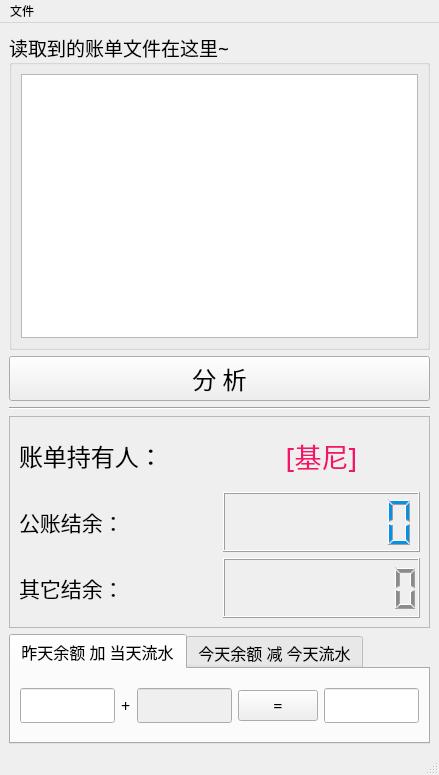
<?xml version="1.0" encoding="UTF-8"?>
<ui version="4.0">
 <class>MainWindow</class>
 <widget class="QMainWindow" name="MainWindow">
  <property name="geometry">
   <rect>
    <x>0</x>
    <y>0</y>
    <width>439</width>
    <height>775</height>
   </rect>
  </property>
  <property name="windowTitle">
   <string>账单分析器</string>
  </property>
  <widget class="QWidget" name="centralwidget">
   <layout class="QVBoxLayout" name="verticalLayout_2" stretch="3,1,1,2,0">
    <item>
     <widget class="QGroupBox" name="groupBox">
      <property name="sizePolicy">
       <sizepolicy hsizetype="Preferred" vsizetype="Preferred">
        <horstretch>0</horstretch>
        <verstretch>0</verstretch>
       </sizepolicy>
      </property>
      <property name="font">
       <font>
        <family>微软雅黑</family>
        <pointsize>14</pointsize>
       </font>
      </property>
      <property name="title">
       <string>读取到的账单文件在这里~</string>
      </property>
      <layout class="QHBoxLayout" name="horizontalLayout">
       <item>
        <widget class="QListWidget" name="l01">
         <property name="sizePolicy">
          <sizepolicy hsizetype="Expanding" vsizetype="Expanding">
           <horstretch>0</horstretch>
           <verstretch>0</verstretch>
          </sizepolicy>
         </property>
         <property name="resizeMode">
          <enum>QListView::Adjust</enum>
         </property>
         <property name="spacing">
          <number>12</number>
         </property>
         <property name="viewMode">
          <enum>QListView::ListMode</enum>
         </property>
         <property name="modelColumn">
          <number>0</number>
         </property>
         <property name="itemAlignment">
          <set>Qt::AlignLeading</set>
         </property>
        </widget>
       </item>
      </layout>
     </widget>
    </item>
    <item>
     <widget class="QPushButton" name="b01">
      <property name="sizePolicy">
       <sizepolicy hsizetype="Minimum" vsizetype="Fixed">
        <horstretch>0</horstretch>
        <verstretch>0</verstretch>
       </sizepolicy>
      </property>
      <property name="minimumSize">
       <size>
        <width>0</width>
        <height>45</height>
       </size>
      </property>
      <property name="font">
       <font>
        <family>微软雅黑</family>
        <pointsize>18</pointsize>
        <weight>50</weight>
        <bold>false</bold>
       </font>
      </property>
      <property name="text">
       <string>分 析</string>
      </property>
      <property name="checkable">
       <bool>false</bool>
      </property>
      <property name="checked">
       <bool>false</bool>
      </property>
      <property name="autoDefault">
       <bool>true</bool>
      </property>
     </widget>
    </item>
    <item>
     <widget class="Line" name="line">
      <property name="orientation">
       <enum>Qt::Horizontal</enum>
      </property>
     </widget>
    </item>
    <item>
     <widget class="QFrame" name="frame1">
      <property name="enabled">
       <bool>true</bool>
      </property>
      <property name="minimumSize">
       <size>
        <width>0</width>
        <height>142</height>
       </size>
      </property>
      <property name="frameShape">
       <enum>QFrame::StyledPanel</enum>
      </property>
      <property name="frameShadow">
       <enum>QFrame::Raised</enum>
      </property>
      <layout class="QVBoxLayout" name="verticalLayout_3">
       <item>
        <layout class="QVBoxLayout" name="verticalLayout" stretch="1,1,1">
         <property name="sizeConstraint">
          <enum>QLayout::SetMaximumSize</enum>
         </property>
         <item>
          <layout class="QHBoxLayout" name="horizontalLayout_2">
           <item>
            <widget class="QLabel" name="label">
             <property name="font">
              <font>
               <family>微软雅黑</family>
               <pointsize>18</pointsize>
              </font>
             </property>
             <property name="text">
              <string>账单持有人：</string>
             </property>
             <property name="margin">
              <number>7</number>
             </property>
            </widget>
           </item>
           <item>
            <widget class="QLabel" name="pname">
             <property name="font">
              <font>
               <family>微软雅黑</family>
               <pointsize>20</pointsize>
              </font>
             </property>
             <property name="styleSheet">
              <string notr="true">color: rgb(243, 21, 106)</string>
             </property>
             <property name="frameShadow">
              <enum>QFrame::Plain</enum>
             </property>
             <property name="text">
              <string>[基尼]</string>
             </property>
             <property name="alignment">
              <set>Qt::AlignCenter</set>
             </property>
             <property name="setStyleSheet" stdset="0">
              <string>&quot;color:green&quot;</string>
             </property>
            </widget>
           </item>
          </layout>
         </item>
         <item>
          <layout class="QHBoxLayout" name="horizontalLayout_3">
           <item>
            <widget class="QLabel" name="label_3">
             <property name="font">
              <font>
               <family>微软雅黑</family>
               <pointsize>16</pointsize>
              </font>
             </property>
             <property name="text">
              <string>公账结余：</string>
             </property>
             <property name="margin">
              <number>7</number>
             </property>
            </widget>
           </item>
           <item>
            <widget class="QLCDNumber" name="m01">
             <property name="minimumSize">
              <size>
               <width>130</width>
               <height>0</height>
              </size>
             </property>
             <property name="font">
              <font>
               <family>Adobe Devanagari</family>
               <pointsize>22</pointsize>
               <weight>75</weight>
               <bold>true</bold>
              </font>
             </property>
             <property name="styleSheet">
              <string notr="true">color:rgb(7, 145, 230)</string>
             </property>
             <property name="smallDecimalPoint">
              <bool>false</bool>
             </property>
             <property name="digitCount">
              <number>7</number>
             </property>
             <property name="value" stdset="0">
              <double>0.000000000000000</double>
             </property>
             <property name="display" stdset="0">
              <string>170</string>
             </property>
            </widget>
           </item>
          </layout>
         </item>
         <item>
          <layout class="QHBoxLayout" name="horizontalLayout_4">
           <item>
            <widget class="QLabel" name="label_4">
             <property name="font">
              <font>
               <family>微软雅黑</family>
               <pointsize>16</pointsize>
              </font>
             </property>
             <property name="text">
              <string>其它结余：</string>
             </property>
             <property name="margin">
              <number>7</number>
             </property>
            </widget>
           </item>
           <item>
            <widget class="QLCDNumber" name="m02">
             <property name="minimumSize">
              <size>
               <width>130</width>
               <height>0</height>
              </size>
             </property>
             <property name="font">
              <font>
               <family>Adobe Devanagari</family>
               <pointsize>16</pointsize>
              </font>
             </property>
             <property name="styleSheet">
              <string notr="true">color:rgb(139, 139, 139)</string>
             </property>
             <property name="digitCount">
              <number>8</number>
             </property>
            </widget>
           </item>
          </layout>
         </item>
        </layout>
       </item>
      </layout>
     </widget>
    </item>
    <item>
     <widget class="QTabWidget" name="tabWidget">
      <property name="minimumSize">
       <size>
        <width>0</width>
        <height>110</height>
       </size>
      </property>
      <property name="font">
       <font>
        <family>微软雅黑</family>
        <pointsize>12</pointsize>
       </font>
      </property>
      <property name="currentIndex">
       <number>0</number>
      </property>
      <widget class="QWidget" name="tab">
       <attribute name="title">
        <string>昨天余额 加 当天流水</string>
       </attribute>
       <layout class="QHBoxLayout" name="horizontalLayout_5">
        <item>
         <widget class="QLineEdit" name="addText01">
          <property name="sizePolicy">
           <sizepolicy hsizetype="Expanding" vsizetype="Fixed">
            <horstretch>0</horstretch>
            <verstretch>0</verstretch>
           </sizepolicy>
          </property>
          <property name="minimumSize">
           <size>
            <width>0</width>
            <height>0</height>
           </size>
          </property>
          <property name="font">
           <font>
            <family>Adobe Devanagari</family>
            <pointsize>14</pointsize>
           </font>
          </property>
          <property name="text">
           <string/>
          </property>
         </widget>
        </item>
        <item>
         <widget class="QLabel" name="label_2">
          <property name="maximumSize">
           <size>
            <width>20</width>
            <height>20</height>
           </size>
          </property>
          <property name="text">
           <string>+</string>
          </property>
         </widget>
        </item>
        <item>
         <widget class="QLineEdit" name="addText02">
          <property name="enabled">
           <bool>false</bool>
          </property>
          <property name="font">
           <font>
            <family>Adobe Devanagari</family>
            <pointsize>14</pointsize>
           </font>
          </property>
          <property name="text">
           <string/>
          </property>
         </widget>
        </item>
        <item>
         <widget class="QPushButton" name="addAction">
          <property name="text">
           <string>=</string>
          </property>
         </widget>
        </item>
        <item>
         <widget class="QLineEdit" name="addText03">
          <property name="font">
           <font>
            <family>Adobe Devanagari</family>
            <pointsize>14</pointsize>
           </font>
          </property>
          <property name="text">
           <string/>
          </property>
         </widget>
        </item>
       </layout>
      </widget>
      <widget class="QWidget" name="tab_2">
       <attribute name="title">
        <string>今天余额 减 今天流水</string>
       </attribute>
       <layout class="QHBoxLayout" name="horizontalLayout_6">
        <item>
         <widget class="QLineEdit" name="decText01">
          <property name="sizePolicy">
           <sizepolicy hsizetype="Expanding" vsizetype="Fixed">
            <horstretch>0</horstretch>
            <verstretch>0</verstretch>
           </sizepolicy>
          </property>
          <property name="minimumSize">
           <size>
            <width>0</width>
            <height>0</height>
           </size>
          </property>
          <property name="font">
           <font>
            <family>Adobe Devanagari</family>
            <pointsize>14</pointsize>
           </font>
          </property>
          <property name="text">
           <string/>
          </property>
         </widget>
        </item>
        <item>
         <widget class="QLabel" name="label_5">
          <property name="enabled">
           <bool>true</bool>
          </property>
          <property name="maximumSize">
           <size>
            <width>20</width>
            <height>20</height>
           </size>
          </property>
          <property name="text">
           <string>-</string>
          </property>
         </widget>
        </item>
        <item>
         <widget class="QLineEdit" name="decText02">
          <property name="enabled">
           <bool>false</bool>
          </property>
          <property name="font">
           <font>
            <family>Adobe Devanagari</family>
            <pointsize>14</pointsize>
           </font>
          </property>
          <property name="text">
           <string/>
          </property>
         </widget>
        </item>
        <item>
         <widget class="QPushButton" name="decAction">
          <property name="text">
           <string>=</string>
          </property>
         </widget>
        </item>
        <item>
         <widget class="QLineEdit" name="decText03">
          <property name="font">
           <font>
            <family>Adobe Devanagari</family>
            <pointsize>14</pointsize>
           </font>
          </property>
          <property name="text">
           <string/>
          </property>
         </widget>
        </item>
       </layout>
      </widget>
     </widget>
    </item>
   </layout>
  </widget>
  <widget class="QMenuBar" name="menubar">
   <property name="geometry">
    <rect>
     <x>0</x>
     <y>0</y>
     <width>439</width>
     <height>26</height>
    </rect>
   </property>
   <widget class="QMenu" name="menu">
    <property name="title">
     <string>文件</string>
    </property>
    <addaction name="setRec"/>
    <addaction name="separator"/>
   </widget>
   <addaction name="menu"/>
  </widget>
  <widget class="QStatusBar" name="statusbar"/>
  <action name="setRec">
   <property name="checkable">
    <bool>false</bool>
   </property>
   <property name="checked">
    <bool>false</bool>
   </property>
   <property name="text">
    <string>选择文件目录</string>
   </property>
  </action>
 </widget>
 <resources/>
 <connections/>
</ui>
